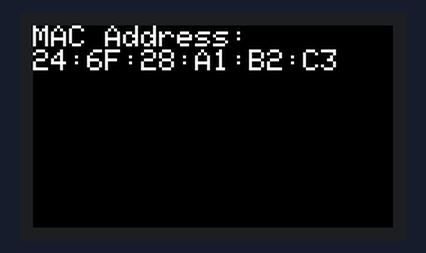
Simulated run of this sketch. Board: ESP32. Shown: 240×135 colour display. What the sketch prints to the serial monitor is not drawn.

Above: at 0.2 s.

The sketch:

GetMacAddress.ino
```cpp
#include <M5StickCPlus.h>
#include <WiFi.h>

void setup()
{
  M5.begin();
  Serial.begin(115200);

  M5.Lcd.setTextSize(2);
  M5.Lcd.setRotation(1);

  M5.Lcd.println("MAC Address:");
  M5.Lcd.println(WiFi.macAddress());

  Serial.println("MAC Address:");
  Serial.println(WiFi.macAddress());
}

void loop() {}
```
